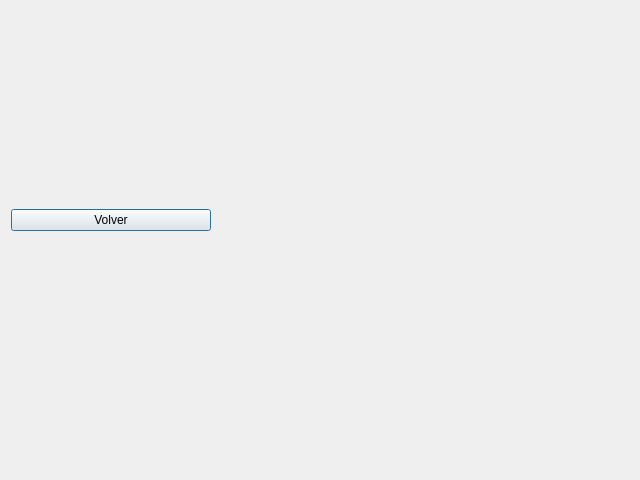
<?xml version="1.0" encoding="UTF-8"?>
<ui version="4.0">
 <class>mainshippingwindow_Dialog</class>
 <widget class="QDialog" name="mainshippingwindow_Dialog">
  <property name="geometry">
   <rect>
    <x>0</x>
    <y>0</y>
    <width>640</width>
    <height>480</height>
   </rect>
  </property>
  <property name="windowTitle">
   <string>Dialog</string>
  </property>
  <layout class="QVBoxLayout" name="verticalLayout_2">
   <item>
    <widget class="QPushButton" name="pushButton">
     <property name="maximumSize">
      <size>
       <width>200</width>
       <height>16777215</height>
      </size>
     </property>
     <property name="text">
      <string>Volver</string>
     </property>
    </widget>
   </item>
   <item>
    <layout class="QVBoxLayout" name="verticalLayout">
     <property name="leftMargin">
      <number>20</number>
     </property>
     <property name="topMargin">
      <number>20</number>
     </property>
     <property name="rightMargin">
      <number>20</number>
     </property>
     <property name="bottomMargin">
      <number>20</number>
     </property>
    </layout>
   </item>
  </layout>
 </widget>
 <resources/>
 <connections/>
</ui>
